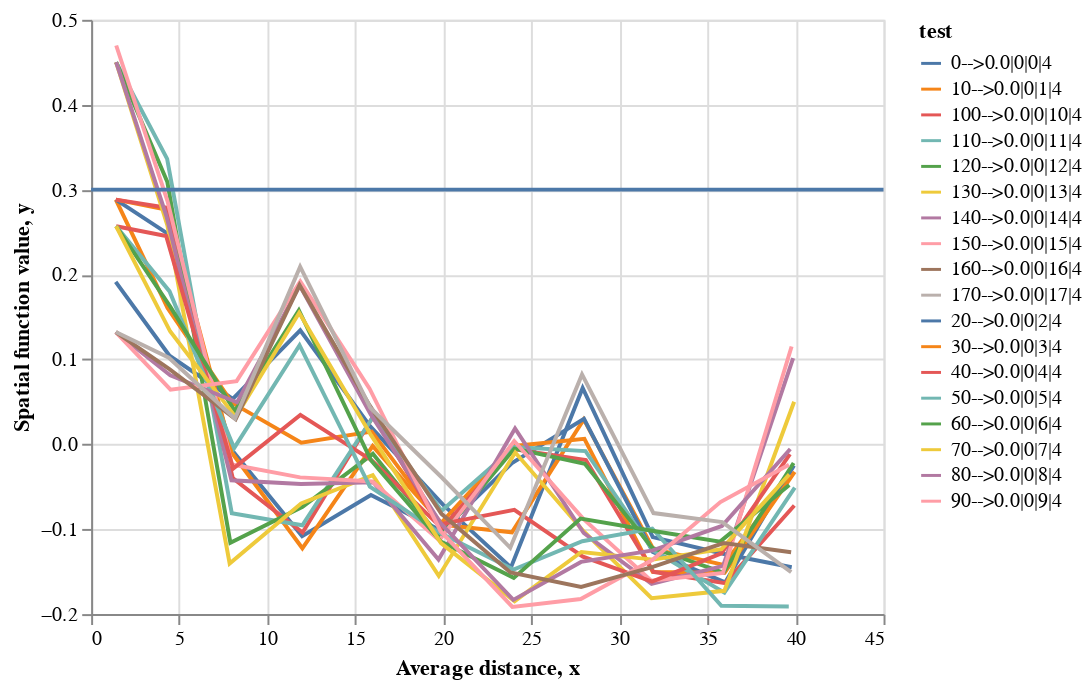

Notebook code cell kept with this figure:
### Code cell
import altair as alt
alt.renderers.enable('default')

vtab['tmp'] = '-->'
vtab['tmp2'] = '|'
vtab['test'] = vtab['Dip dir'].astype(str) + vtab['tmp'] + vtab['Dip'].astype(str) + \
               vtab['tmp2'] + vtab['Varg ID'].astype(str) + \
               vtab['tmp2'] + vtab['Dir ID'].astype(str) + \
               vtab['tmp2'] + vtab['Spatial function type'].astype(str) 

alt.Chart(vtab).mark_line().encode(
    x='Average distance',
    y='Spatial function value',
    color='test',
    tooltip = 'Number of pairs'
) + \
alt.Chart(pd.DataFrame({'x':[0,45],'y':[0.3,.3]})).mark_line().encode(
    x='x',
    y='y'
)

### Figure 1 — Vega-Lite specification as saved in the notebook (floating-point values rounded to 4 significant figures; data arrays with more than 128 entries replaced by an {"elided": "..."} marker saying what was removed)
{"$schema": "https://vega.github.io/schema/vega-lite/v2.6.0.json", "config": {"view": {"height": 300, "width": 400}}, "datasets": {"data-406922c96316dfbd620c20191a321765": [{"x": 0, "y": 0.3}, {"x": 45, "y": 0.3}], "data-45b5da912abb6a28520579f7327a49ee": {"elided": "216 records"}}, "layer": [{"data": {"name": "data-45b5da912abb6a28520579f7327a49ee"}, "encoding": {"color": {"field": "test", "type": "nominal"}, "tooltip": {"field": "Number of pairs", "type": "quantitative"}, "x": {"field": "Average distance", "type": "quantitative"}, "y": {"field": "Spatial function value", "type": "quantitative"}}, "mark": "line"}, {"data": {"name": "data-406922c96316dfbd620c20191a321765"}, "encoding": {"x": {"field": "x", "type": "quantitative"}, "y": {"field": "y", "type": "quantitative"}}, "mark": "line"}]}
